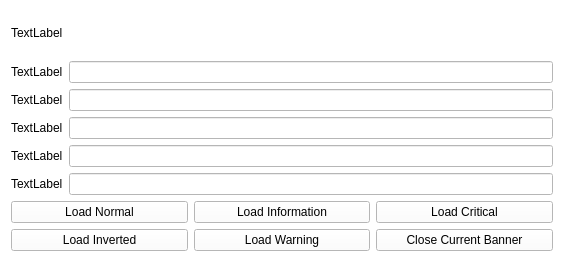
<?xml version="1.0" encoding="UTF-8"?>
<ui version="4.0">
 <class>MainWindow</class>
 <widget class="QMainWindow" name="MainWindow">
  <property name="geometry">
   <rect>
    <x>0</x>
    <y>0</y>
    <width>564</width>
    <height>262</height>
   </rect>
  </property>
  <property name="windowTitle">
   <string>MainWindow</string>
  </property>
  <property name="styleSheet">
   <string notr="true">background: white;</string>
  </property>
  <widget class="QWidget" name="centralWidget">
   <layout class="QGridLayout" name="gridLayout">
    <item row="1" column="0">
     <widget class="QLabel" name="label_2">
      <property name="text">
       <string>TextLabel</string>
      </property>
     </widget>
    </item>
    <item row="1" column="1">
     <widget class="QLineEdit" name="lineEdit_2"/>
    </item>
    <item row="2" column="0">
     <widget class="QLabel" name="label_4">
      <property name="text">
       <string>TextLabel</string>
      </property>
     </widget>
    </item>
    <item row="5" column="0">
     <widget class="QLabel" name="label_5">
      <property name="text">
       <string>TextLabel</string>
      </property>
     </widget>
    </item>
    <item row="5" column="1">
     <widget class="QLineEdit" name="lineEdit_5"/>
    </item>
    <item row="3" column="1">
     <widget class="QLineEdit" name="lineEdit_3"/>
    </item>
    <item row="4" column="0">
     <widget class="QLabel" name="label_6">
      <property name="text">
       <string>TextLabel</string>
      </property>
     </widget>
    </item>
    <item row="4" column="1">
     <widget class="QLineEdit" name="lineEdit_6"/>
    </item>
    <item row="2" column="1">
     <widget class="QLineEdit" name="lineEdit_4"/>
    </item>
    <item row="3" column="0">
     <widget class="QLabel" name="label_3">
      <property name="text">
       <string>TextLabel</string>
      </property>
     </widget>
    </item>
    <item row="6" column="0" colspan="2">
     <layout class="QGridLayout" name="gridLayout_2">
      <item row="0" column="2">
       <widget class="QPushButton" name="info">
        <property name="text">
         <string>Load Information</string>
        </property>
       </widget>
      </item>
      <item row="0" column="4">
       <widget class="QPushButton" name="critical">
        <property name="sizePolicy">
         <sizepolicy hsizetype="Minimum" vsizetype="Fixed">
          <horstretch>0</horstretch>
          <verstretch>0</verstretch>
         </sizepolicy>
        </property>
        <property name="text">
         <string>Load Critical</string>
        </property>
       </widget>
      </item>
      <item row="0" column="0">
       <widget class="QPushButton" name="normal">
        <property name="sizePolicy">
         <sizepolicy hsizetype="Minimum" vsizetype="Fixed">
          <horstretch>0</horstretch>
          <verstretch>0</verstretch>
         </sizepolicy>
        </property>
        <property name="text">
         <string>Load Normal</string>
        </property>
       </widget>
      </item>
      <item row="1" column="0">
       <widget class="QPushButton" name="inverted">
        <property name="sizePolicy">
         <sizepolicy hsizetype="Minimum" vsizetype="Fixed">
          <horstretch>0</horstretch>
          <verstretch>0</verstretch>
         </sizepolicy>
        </property>
        <property name="text">
         <string>Load Inverted</string>
        </property>
       </widget>
      </item>
      <item row="1" column="2">
       <widget class="QPushButton" name="warning">
        <property name="sizePolicy">
         <sizepolicy hsizetype="Minimum" vsizetype="Fixed">
          <horstretch>0</horstretch>
          <verstretch>0</verstretch>
         </sizepolicy>
        </property>
        <property name="text">
         <string>Load Warning</string>
        </property>
       </widget>
      </item>
      <item row="1" column="4">
       <widget class="QPushButton" name="close">
        <property name="sizePolicy">
         <sizepolicy hsizetype="Minimum" vsizetype="Fixed">
          <horstretch>0</horstretch>
          <verstretch>0</verstretch>
         </sizepolicy>
        </property>
        <property name="text">
         <string>Close Current Banner</string>
        </property>
       </widget>
      </item>
     </layout>
    </item>
    <item row="0" column="0" colspan="2">
     <widget class="QLabel" name="label">
      <property name="text">
       <string>TextLabel</string>
      </property>
     </widget>
    </item>
   </layout>
  </widget>
 </widget>
 <layoutdefault spacing="6" margin="11"/>
 <resources/>
 <connections/>
</ui>
